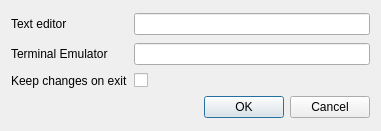
<?xml version="1.0" encoding="UTF-8"?>
<ui version="4.0">
 <class>AppSettingsDialog</class>
 <widget class="QDialog" name="AppSettingsDialog">
  <property name="geometry">
   <rect>
    <x>0</x>
    <y>0</y>
    <width>381</width>
    <height>131</height>
   </rect>
  </property>
  <property name="windowTitle">
   <string>Settings</string>
  </property>
  <layout class="QGridLayout" name="gridLayout">
   <item row="0" column="0">
    <widget class="QLabel" name="label">
     <property name="text">
      <string>Text editor</string>
     </property>
    </widget>
   </item>
   <item row="0" column="1">
    <widget class="QLineEdit" name="text_editor_edit"/>
   </item>
   <item row="1" column="0">
    <widget class="QLabel" name="label_2">
     <property name="text">
      <string>Terminal Emulator</string>
     </property>
    </widget>
   </item>
   <item row="1" column="1">
    <widget class="QLineEdit" name="terminal_emulator_edit"/>
   </item>
   <item row="2" column="0">
    <widget class="QLabel" name="label_3">
     <property name="text">
      <string>Keep changes on exit</string>
     </property>
    </widget>
   </item>
   <item row="2" column="1">
    <widget class="QCheckBox" name="keep_changes_checkbox">
     <property name="text">
      <string/>
     </property>
    </widget>
   </item>
   <item row="3" column="0" colspan="2">
    <widget class="QDialogButtonBox" name="buttonBox">
     <property name="orientation">
      <enum>Qt::Horizontal</enum>
     </property>
     <property name="standardButtons">
      <set>QDialogButtonBox::Cancel|QDialogButtonBox::Ok</set>
     </property>
    </widget>
   </item>
  </layout>
 </widget>
 <resources/>
 <connections>
  <connection>
   <sender>buttonBox</sender>
   <signal>accepted()</signal>
   <receiver>AppSettingsDialog</receiver>
   <slot>accept()</slot>
   <hints>
    <hint type="sourcelabel">
     <x>248</x>
     <y>254</y>
    </hint>
    <hint type="destinationlabel">
     <x>157</x>
     <y>274</y>
    </hint>
   </hints>
  </connection>
  <connection>
   <sender>buttonBox</sender>
   <signal>rejected()</signal>
   <receiver>AppSettingsDialog</receiver>
   <slot>reject()</slot>
   <hints>
    <hint type="sourcelabel">
     <x>316</x>
     <y>260</y>
    </hint>
    <hint type="destinationlabel">
     <x>286</x>
     <y>274</y>
    </hint>
   </hints>
  </connection>
 </connections>
</ui>
